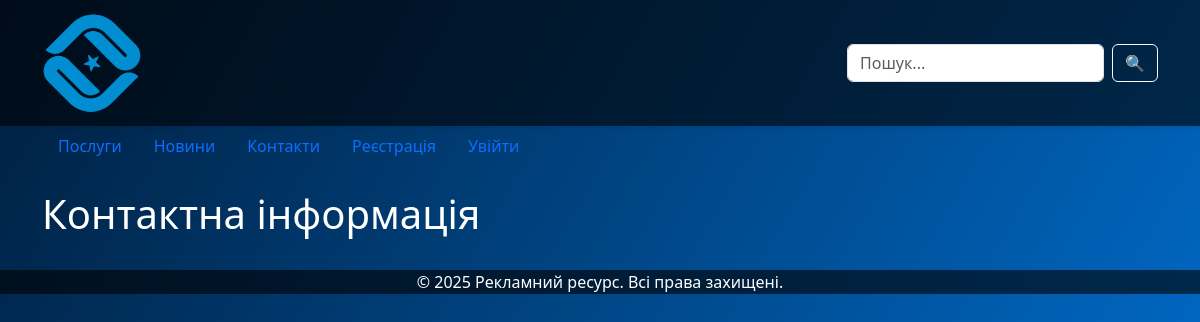
The page /contacts/ on the database as committed earlier.
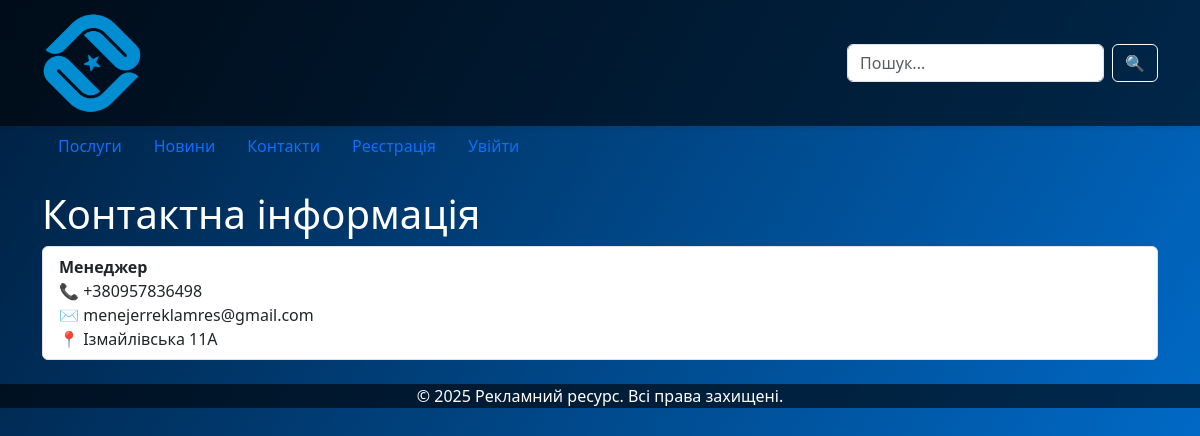
The same page on the database as committed later.
### main/models.py (models this page shows, shortened)
class Contact(models.Model):
    name = models.CharField(max_length=100, verbose_name="Назва відділу або особи")
    phone = models.CharField(max_length=50, verbose_name="Телефон")
    email = models.EmailField(verbose_name="Email")
    address = models.CharField(max_length=200, verbose_name="Адреса")
    class Meta:
        verbose_name = "Контакт"
        verbose_name_plural = "Контакти"

### main/views.py (the view)
# urls.py: path('contacts/', views.contacts, name="contacts"),
def contacts(request):
    contact = Contact.objects.all()
    return render(request, "contacts.html", {"contacts": contact})

### main/context_processors.py (called while the page is built)
def unread_messages(request):
    if request.user.is_authenticated and request.user.is_staff:
        count = SupportChat.objects.filter(is_read=False).count()
        return {'unread_messages_count': count}
    return {}

### main/templates/contacts.html (shortened to what this page needs)
{% extends "base.html" %}
{% block content %}
<h1>Контактна інформація</h1>
<ul class="list-group">
  {% for c in contacts %}
  <li class="list-group-item">
    <strong>{{ c.name }}</strong><br>
    📞 {{ c.phone }}<br>
    ✉️ {{ c.email }}<br>
    📍 {{ c.address }}
  </li>
  {% endfor %}
</ul>
{% endblock %}

Rows that differ between the two databases and show on the page:
added Contact: name "Менеджер", phone "+380957836498", email "menejerreklamres@gmail.com", address "Ізмайлівська 11А"
